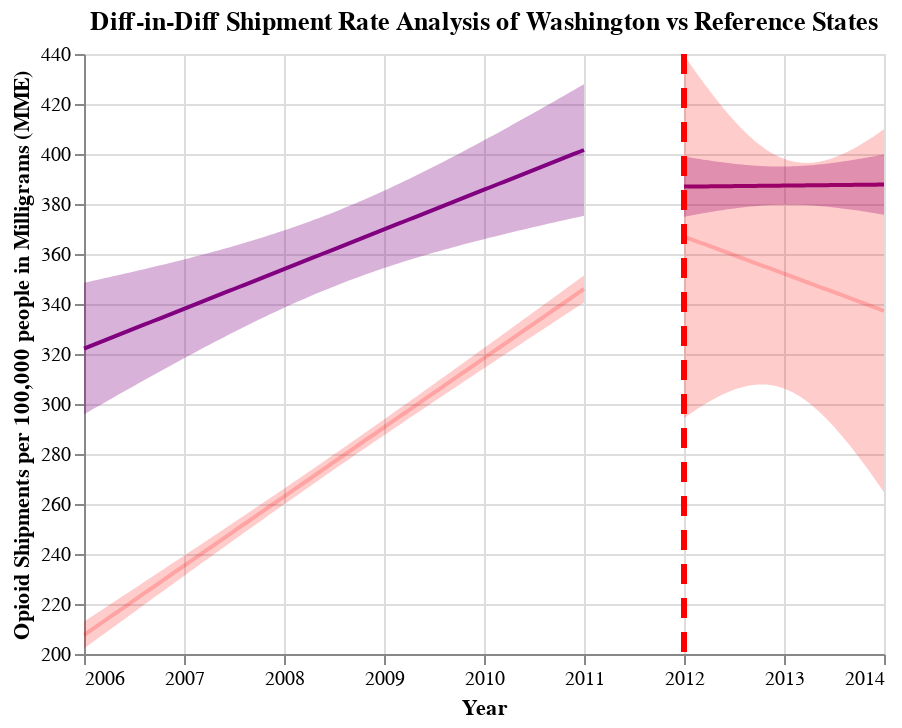

Notebook cell for this chart:
### Code cell
## Combine pre-post graphs to create diff-in-diff graph for WA and WA reference states
diff_in_diff_WA = pre_post_WA + pre_post_WA_ref
diff_in_diff_WA.properties(title="Diff-in-Diff Shipment Rate Analysis of Washington vs Reference States")

### Figure 1 — Vega-Lite specification as saved in the notebook (floating-point values rounded to 4 significant figures)
{"config": {"view": {"continuousWidth": 400, "continuousHeight": 300}}, "layer": [{"mark": {"type": "errorband", "color": "purple"}, "encoding": {"x": {"field": "YEAR", "type": "quantitative"}, "y": {"field": "ci_low", "title": "", "type": "quantitative"}, "y2": {"field": "ci_high"}}}, {"mark": {"type": "line", "color": "purple"}, "encoding": {"x": {"axis": {"format": "T", "title": "Year"}, "field": "YEAR", "scale": {"zero": false}, "type": "quantitative"}, "y": {"field": "MME_Rate", "scale": {"zero": false}, "title": "Opioid Shipments per 100,000 people in Milligrams (MME)", "type": "quantitative"}}}, {"layer": [{"mark": {"type": "errorband", "color": "purple"}, "encoding": {"x": {"field": "YEAR", "type": "quantitative"}, "y": {"field": "ci_low", "title": "", "type": "quantitative"}, "y2": {"field": "ci_high"}}}, {"mark": {"type": "line", "color": "purple"}, "encoding": {"x": {"axis": {"format": "T", "title": "Year"}, "field": "YEAR", "scale": {"zero": false}, "type": "quantitative"}, "y": {"field": "MME_Rate", "scale": {"zero": false}, "title": "Opioid Shipments per 100,000 people in Milligrams (MME)", "type": "quantitative"}}}], "data": {"name": "data-937d357626e792159a10840def6acec8"}}, {"data": {"name": "data-093671e60d609957934f7032375c92d9"}, "mark": {"type": "rule", "color": "red", "strokeDash": [10, 7], "strokeWidth": 3}, "encoding": {"x": {"field": "x", "type": "quantitative"}}}, {"layer": [{"mark": {"type": "errorband", "color": "red", "opacity": 0.2}, "encoding": {"x": {"field": "YEAR", "type": "quantitative"}, "y": {"field": "ci_low", "title": "", "type": "quantitative"}, "y2": {"field": "ci_high"}}}, {"mark": {"type": "line", "color": "red", "opacity": 0.2}, "encoding": {"x": {"axis": {"format": "T", "title": "Year"}, "field": "YEAR", "scale": {"zero": false}, "type": "quantitative"}, "y": {"field": "MME_Rate", "scale": {"zero": false}, "title": "Opioid Shipments per 100,000 people in Milligrams (MME)", "type": "quantitative"}}}, {"layer": [{"mark": {"type": "errorband", "color": "red", "opacity": 0.2}, "encoding": {"x": {"field": "YEAR", "type": "quantitative"}, "y": {"field": "ci_low", "title": "", "type": "quantitative"}, "y2": {"field": "ci_high"}}}, {"mark": {"type": "line", "color": "red", "opacity": 0.2}, "encoding": {"x": {"axis": {"format": "T", "title": "Year"}, "field": "YEAR", "scale": {"zero": false}, "type": "quantitative"}, "y": {"field": "MME_Rate", "scale": {"zero": false}, "title": "Opioid Shipments per 100,000 people in Milligrams (MME)", "type": "quantitative"}}}], "data": {"name": "data-f9e475c2b997dbc3943bc0163745dd41"}}, {"data": {"name": "data-093671e60d609957934f7032375c92d9"}, "mark": {"type": "rule", "color": "red", "strokeDash": [10, 7], "strokeWidth": 3}, "encoding": {"x": {"field": "x", "type": "quantitative"}}}], "data": {"name": "data-77c78818bacf844136387320219978b6"}}], "data": {"name": "data-77b0c79860c59218d53ecdefe11df7f9"}, "title": "Diff-in-Diff Shipment Rate Analysis of Washington vs Reference States", "$schema": "https://vega.github.io/schema/vega-lite/v4.17.0.json", "datasets": {"data-77b0c79860c59218d53ecdefe11df7f9": [{"YEAR": 2006.0, "MME_Rate": 322.2, "ci_low": 295.8, "ci_high": 348.5}, {"YEAR": 2006.0, "MME_Rate": 323.0, "ci_low": 297.0, "ci_high": 348.9}, {"YEAR": 2006.0, "MME_Rate": 323.8, "ci_low": 298.2, "ci_high": 349.4}, {"YEAR": 2006.0, "MME_Rate": 324.6, "ci_low": 299.3, "ci_high": 349.8}, {"YEAR": 2006.0, "MME_Rate": 325.4, "ci_low": 300.4, "ci_high": 350.3}, {"YEAR": 2006.0, "MME_Rate": 326.1, "ci_low": 301.6, "ci_high": 350.7}, {"YEAR": 2006.0, "MME_Rate": 326.9, "ci_low": 302.7, "ci_high": 351.2}, {"YEAR": 2006.0, "MME_Rate": 327.7, "ci_low": 303.9, "ci_high": 351.6}, {"YEAR": 2006.0, "MME_Rate": 328.5, "ci_low": 305.0, "ci_high": 352.1}, {"YEAR": 2006.0, "MME_Rate": 329.3, "ci_low": 306.1, "ci_high": 352.5}, {"YEAR": 2006.0, "MME_Rate": 330.1, "ci_low": 307.2, "ci_high": 353.0}, {"YEAR": 2007.0, "MME_Rate": 330.9, "ci_low": 308.4, "ci_high": 353.5}, {"YEAR": 2007.0, "MME_Rate": 331.7, "ci_low": 309.5, "ci_high": 353.9}, {"YEAR": 2007.0, "MME_Rate": 332.5, "ci_low": 310.6, "ci_high": 354.4}, {"YEAR": 2007.0, "MME_Rate": 333.3, "ci_low": 311.7, "ci_high": 354.9}, {"YEAR": 2007.0, "MME_Rate": 334.1, "ci_low": 312.8, "ci_high": 355.4}, {"YEAR": 2007.0, "MME_Rate": 334.9, "ci_low": 313.9, "ci_high": 355.8}, {"YEAR": 2007.0, "MME_Rate": 335.7, "ci_low": 315.0, "ci_high": 356.3}, {"YEAR": 2007.0, "MME_Rate": 336.5, "ci_low": 316.1, "ci_high": 356.8}, {"YEAR": 2007.0, "MME_Rate": 337.3, "ci_low": 317.2, "ci_high": 357.3}, {"YEAR": 2007.0, "MME_Rate": 338.1, "ci_low": 318.3, "ci_high": 357.8}, {"YEAR": 2007.0, "MME_Rate": 338.9, "ci_low": 319.4, "ci_high": 358.3}, {"YEAR": 2007.0, "MME_Rate": 339.6, "ci_low": 320.4, "ci_high": 358.9}, {"YEAR": 2007.0, "MME_Rate": 340.4, "ci_low": 321.5, "ci_high": 359.4}, {"YEAR": 2007.0, "MME_Rate": 341.2, "ci_low": 322.6, "ci_high": 359.9}, {"YEAR": 2007.0, "MME_Rate": 342.0, "ci_low": 323.6, "ci_high": 360.4}, {"YEAR": 2007.0, "MME_Rate": 342.8, "ci_low": 324.7, "ci_high": 361.0}, {"YEAR": 2007.0, "MME_Rate": 343.6, "ci_low": 325.7, "ci_high": 361.5}, {"YEAR": 2007.0, "MME_Rate": 344.4, "ci_low": 326.7, "ci_high": 362.1}, {"YEAR": 2007.0, "MME_Rate": 345.2, "ci_low": 327.8, "ci_high": 362.6}, {"YEAR": 2007.0, "MME_Rate": 346.0, "ci_low": 328.8, "ci_high": 363.2}, {"YEAR": 2008.0, "MME_Rate": 346.8, "ci_low": 329.8, "ci_high": 363.8}, {"YEAR": 2008.0, "MME_Rate": 347.6, "ci_low": 330.8, "ci_high": 364.4}, {"YEAR": 2008.0, "MME_Rate": 348.4, "ci_low": 331.8, "ci_high": 365.0}, {"YEAR": 2008.0, "MME_Rate": 349.2, "ci_low": 332.8, "ci_high": 365.6}, {"YEAR": 2008.0, "MME_Rate": 350.0, "ci_low": 333.8, "ci_high": 366.2}, {"YEAR": 2008.0, "MME_Rate": 350.8, "ci_low": 334.7, "ci_high": 366.8}, {"YEAR": 2008.0, "MME_Rate": 351.6, "ci_low": 335.7, "ci_high": 367.5}, {"YEAR": 2008.0, "MME_Rate": 352.4, "ci_low": 336.6, "ci_high": 368.1}, {"YEAR": 2008.0, "MME_Rate": 353.2, "ci_low": 337.5, "ci_high": 368.8}, {"YEAR": 2008.0, "MME_Rate": 353.9, "ci_low": 338.5, "ci_high": 369.4}, {"YEAR": 2008.0, "MME_Rate": 354.7, "ci_low": 339.4, "ci_high": 370.1}, {"YEAR": 2008.0, "MME_Rate": 355.5, "ci_low": 340.3, "ci_high": 370.8}, {"YEAR": 2008.0, "MME_Rate": 356.3, "ci_low": 341.2, "ci_high": 371.5}, {"YEAR": 2008.0, "MME_Rate": 357.1, "ci_low": 342.0, "ci_high": 372.2}, {"YEAR": 2008.0, "MME_Rate": 357.9, "ci_low": 342.9, "ci_high": 372.9}, {"YEAR": 2008.0, "MME_Rate": 358.7, "ci_low": 343.8, "ci_high": 373.7}, {"YEAR": 2008.0, "MME_Rate": 359.5, "ci_low": 344.6, "ci_high": 374.4}, {"YEAR": 2008.0, "MME_Rate": 360.3, "ci_low": 345.4, "ci_high": 375.2}, {"YEAR": 2008.0, "MME_Rate": 361.1, "ci_low": 346.2, "ci_high": 375.9}, {"YEAR": 2008.0, "MME_Rate": 361.9, "ci_low": 347.0, "ci_high": 376.7}, {"YEAR": 2009.0, "MME_Rate": 362.7, "ci_low": 347.8, "ci_high": 377.5}, {"YEAR": 2009.0, "MME_Rate": 363.5, "ci_low": 348.6, "ci_high": 378.4}, {"YEAR": 2009.0, "MME_Rate": 364.3, "ci_low": 349.4, "ci_high": 379.2}, {"YEAR": 2009.0, "MME_Rate": 365.1, "ci_low": 350.1, "ci_high": 380.0}, {"YEAR": 2009.0, "MME_Rate": 365.9, "ci_low": 350.8, "ci_high": 380.9}, {"YEAR": 2009.0, "MME_Rate": 366.7, "ci_low": 351.6, "ci_high": 381.7}, {"YEAR": 2009.0, "MME_Rate": 367.4, "ci_low": 352.3, "ci_high": 382.6}, {"YEAR": 2009.0, "MME_Rate": 368.2, "ci_low": 353.0, "ci_high": 383.5}, {"YEAR": 2009.0, "MME_Rate": 369.0, "ci_low": 353.7, "ci_high": 384.4}, {"YEAR": 2009.0, "MME_Rate": 369.8, "ci_low": 354.4, "ci_high": 385.3}, {"YEAR": 2009.0, "MME_Rate": 370.6, "ci_low": 355.0, "ci_high": 386.2}, {"YEAR": 2009.0, "MME_Rate": 371.4, "ci_low": 355.7, "ci_high": 387.2}, {"YEAR": 2009.0, "MME_Rate": 372.2, "ci_low": 356.3, "ci_high": 388.1}, {"YEAR": 2009.0, "MME_Rate": 373.0, "ci_low": 357.0, "ci_high": 389.1}, {"YEAR": 2009.0, "MME_Rate": 373.8, "ci_low": 357.6, "ci_high": 390.0}, {"YEAR": 2009.0, "MME_Rate": 374.6, "ci_low": 358.2, "ci_high": 391.0}, {"YEAR": 2009.0, "MME_Rate": 375.4, "ci_low": 358.8, "ci_high": 392.0}, {"YEAR": 2009.0, "MME_Rate": 376.2, "ci_low": 359.4, "ci_high": 393.0}, {"YEAR": 2009.0, "MME_Rate": 377.0, "ci_low": 360.0, "ci_high": 394.0}, {"YEAR": 2009.0, "MME_Rate": 377.8, "ci_low": 360.6, "ci_high": 395.0}, {"YEAR": 2010.0, "MME_Rate": 378.6, "ci_low": 361.1, "ci_high": 396.0}, {"YEAR": 2010.0, "MME_Rate": 379.4, "ci_low": 361.7, "ci_high": 397.0}, {"YEAR": 2010.0, "MME_Rate": 380.2, "ci_low": 362.2, "ci_high": 398.1}, {"YEAR": 2010.0, "MME_Rate": 380.9, "ci_low": 362.8, "ci_high": 399.1}, {"YEAR": 2010.0, "MME_Rate": 381.7, "ci_low": 363.3, "ci_high": 400.1}, {"YEAR": 2010.0, "MME_Rate": 382.5, "ci_low": 363.9, "ci_high": 401.2}, {"YEAR": 2010.0, "MME_Rate": 383.3, "ci_low": 364.4, "ci_high": 402.3}, {"YEAR": 2010.0, "MME_Rate": 384.1, "ci_low": 364.9, "ci_high": 403.3}, {"YEAR": 2010.0, "MME_Rate": 384.9, "ci_low": 365.4, "ci_high": 404.4}, {"YEAR": 2010.0, "MME_Rate": 385.7, "ci_low": 365.9, "ci_high": 405.5}, {"YEAR": 2010.0, "MME_Rate": 386.5, "ci_low": 366.5, "ci_high": 406.6}, {"YEAR": 2010.0, "MME_Rate": 387.3, "ci_low": 366.9, "ci_high": 407.6}, {"YEAR": 2010.0, "MME_Rate": 388.1, "ci_low": 367.4, "ci_high": 408.7}, {"YEAR": 2010.0, "MME_Rate": 388.9, "ci_low": 367.9, "ci_high": 409.8}, {"YEAR": 2010.0, "MME_Rate": 389.7, "ci_low": 368.4, "ci_high": 410.9}, {"YEAR": 2010.0, "MME_Rate": 390.5, "ci_low": 368.9, "ci_high": 412.1}, {"YEAR": 2010.0, "MME_Rate": 391.3, "ci_low": 369.4, "ci_high": 413.2}, {"YEAR": 2010.0, "MME_Rate": 392.1, "ci_low": 369.8, "ci_high": 414.3}, {"YEAR": 2010.0, "MME_Rate": 392.9, "ci_low": 370.3, "ci_high": 415.4}, {"YEAR": 2010.0, "MME_Rate": 393.7, "ci_low": 370.8, "ci_high": 416.5}, {"YEAR": 2011.0, "MME_Rate": 394.4, "ci_low": 371.2, "ci_high": 417.6}, {"YEAR": 2011.0, "MME_Rate": 395.2, "ci_low": 371.7, "ci_high": 418.8}, {"YEAR": 2011.0, "MME_Rate": 396.0, "ci_low": 372.2, "ci_high": 419.9}, {"YEAR": 2011.0, "MME_Rate": 396.8, "ci_low": 372.6, "ci_high": 421.0}, {"YEAR": 2011.0, "MME_Rate": 397.6, "ci_low": 373.1, "ci_high": 422.2}, {"YEAR": 2011.0, "MME_Rate": 398.4, "ci_low": 373.5, "ci_high": 423.3}, {"YEAR": 2011.0, "MME_Rate": 399.2, "ci_low": 374.0, "ci_high": 424.5}, {"YEAR": 2011.0, "MME_Rate": 400.0, "ci_low": 374.4, "ci_high": 425.6}, {"YEAR": 2011.0, "MME_Rate": 400.8, "ci_low": 374.8, "ci_high": 426.8}, {"YEAR": 2011.0, "MME_Rate": 401.6, "ci_low": 375.3, "ci_high": 427.9}], "data-937d357626e792159a10840def6acec8": [{"YEAR": 2012.0, "MME_Rate": 387.0, "ci_low": 374.9, "ci_high": 399.0}, {"YEAR": 2012.0, "MME_Rate": 387.0, "ci_low": 375.0, "ci_high": 398.9}, {"YEAR": 2012.0, "MME_Rate": 387.0, "ci_low": 375.2, "ci_high": 398.7}, {"YEAR": 2012.0, "MME_Rate": 387.0, "ci_low": 375.3, "ci_high": 398.6}, {"YEAR": 2012.0, "MME_Rate": 387.0, "ci_low": 375.5, "ci_high": 398.5}, {"YEAR": 2012.0, "MME_Rate": 387.0, "ci_low": 375.6, "ci_high": 398.3}, {"YEAR": 2012.0, "MME_Rate": 387.0, "ci_low": 375.8, "ci_high": 398.2}, {"YEAR": 2012.0, "MME_Rate": 387.0, "ci_low": 375.9, "ci_high": 398.1}, {"YEAR": 2012.0, "MME_Rate": 387.0, "ci_low": 376.1, "ci_high": 398.0}, {"YEAR": 2012.0, "MME_Rate": 387.0, "ci_low": 376.2, "ci_high": 397.8}, {"YEAR": 2012.0, "MME_Rate": 387.0, "ci_low": 376.4, "ci_high": 397.7}, {"YEAR": 2012.0, "MME_Rate": 387.0, "ci_low": 376.5, "ci_high": 397.6}, {"YEAR": 2012.0, "MME_Rate": 387.0, "ci_low": 376.6, "ci_high": 397.5}, {"YEAR": 2012.0, "MME_Rate": 387.1, "ci_low": 376.8, "ci_high": 397.4}, {"YEAR": 2012.0, "MME_Rate": 387.1, "ci_low": 376.9, "ci_high": 397.2}, {"YEAR": 2012.0, "MME_Rate": 387.1, "ci_low": 377.0, "ci_high": 397.1}, {"YEAR": 2012.0, "MME_Rate": 387.1, "ci_low": 377.2, "ci_high": 397.0}, {"YEAR": 2012.0, "MME_Rate": 387.1, "ci_low": 377.3, "ci_high": 396.9}, {"YEAR": 2012.0, "MME_Rate": 387.1, "ci_low": 377.4, "ci_high": 396.8}, {"YEAR": 2012.0, "MME_Rate": 387.1, "ci_low": 377.5, "ci_high": 396.7}, {"YEAR": 2012.0, "MME_Rate": 387.1, "ci_low": 377.6, "ci_high": 396.6}, {"YEAR": 2012.0, "MME_Rate": 387.1, "ci_low": 377.8, "ci_high": 396.5}, {"YEAR": 2012.0, "MME_Rate": 387.1, "ci_low": 377.9, "ci_high": 396.4}, {"YEAR": 2012.0, "MME_Rate": 387.1, "ci_low": 378.0, "ci_high": 396.3}, {"YEAR": 2012.0, "MME_Rate": 387.1, "ci_low": 378.1, "ci_high": 396.2}, {"YEAR": 2012.0, "MME_Rate": 387.2, "ci_low": 378.2, "ci_high": 396.1}, {"YEAR": 2013.0, "MME_Rate": 387.2, "ci_low": 378.3, "ci_high": 396.0}, {"YEAR": 2013.0, "MME_Rate": 387.2, "ci_low": 378.4, "ci_high": 395.9}, {"YEAR": 2013.0, "MME_Rate": 387.2, "ci_low": 378.5, "ci_high": 395.9}, {"YEAR": 2013.0, "MME_Rate": 387.2, "ci_low": 378.6, "ci_high": 395.8}, {"YEAR": 2013.0, "MME_Rate": 387.2, "ci_low": 378.7, "ci_high": 395.7}, {"YEAR": 2013.0, "MME_Rate": 387.2, "ci_low": 378.8, "ci_high": 395.6}, {"YEAR": 2013.0, "MME_Rate": 387.2, "ci_low": 378.9, "ci_high": 395.6}, {"YEAR": 2013.0, "MME_Rate": 387.2, "ci_low": 379.0, "ci_high": 395.5}, {"YEAR": 2013.0, "MME_Rate": 387.2, "ci_low": 379.0, "ci_high": 395.4}, {"YEAR": 2013.0, "MME_Rate": 387.2, "ci_low": 379.1, "ci_high": 395.4}, {"YEAR": 2013.0, "MME_Rate": 387.2, "ci_low": 379.2, "ci_high": 395.3}, {"YEAR": 2013.0, "MME_Rate": 387.3, "ci_low": 379.2, "ci_high": 395.3}, {"YEAR": 2013.0, "MME_Rate": 387.3, "ci_low": 379.3, "ci_high": 395.2}, {"YEAR": 2013.0, "MME_Rate": 387.3, "ci_low": 379.4, "ci_high": 395.2}, {"YEAR": 2013.0, "MME_Rate": 387.3, "ci_low": 379.4, "ci_high": 395.1}, {"YEAR": 2013.0, "MME_Rate": 387.3, "ci_low": 379.5, "ci_high": 395.1}, {"YEAR": 2013.0, "MME_Rate": 387.3, "ci_low": 379.5, "ci_high": 395.1}, {"YEAR": 2013.0, "MME_Rate": 387.3, "ci_low": 379.6, "ci_high": 395.0}, {"YEAR": 2013.0, "MME_Rate": 387.3, "ci_low": 379.6, "ci_high": 395.0}, {"YEAR": 2013.0, "MME_Rate": 387.3, "ci_low": 379.6, "ci_high": 395.0}, {"YEAR": 2013.0, "MME_Rate": 387.3, "ci_low": 379.7, "ci_high": 395.0}, {"YEAR": 2013.0, "MME_Rate": 387.3, "ci_low": 379.7, "ci_high": 395.0}, {"YEAR": 2013.0, "MME_Rate": 387.3, "ci_low": 379.7, "ci_high": 395.0}, {"YEAR": 2013.0, "MME_Rate": 387.4, "ci_low": 379.7, "ci_high": 395.0}, {"YEAR": 2013.0, "MME_Rate": 387.4, "ci_low": 379.7, "ci_high": 395.0}, {"YEAR": 2013.0, "MME_Rate": 387.4, "ci_low": 379.7, "ci_high": 395.0}, {"YEAR": 2013.0, "MME_Rate": 387.4, "ci_low": 379.7, "ci_high": 395.0}, {"YEAR": 2013.0, "MME_Rate": 387.4, "ci_low": 379.7, "ci_high": 395.0}, {"YEAR": 2013.0, "MME_Rate": 387.4, "ci_low": 379.7, "ci_high": 395.1}, {"YEAR": 2013.0, "MME_Rate": 387.4, "ci_low": 379.7, "ci_high": 395.1}, {"YEAR": 2013.0, "MME_Rate": 387.4, "ci_low": 379.7, "ci_high": 395.1}, {"YEAR": 2013.0, "MME_Rate": 387.4, "ci_low": 379.7, "ci_high": 395.2}, {"YEAR": 2013.0, "MME_Rate": 387.4, "ci_low": 379.7, "ci_high": 395.2}, {"YEAR": 2013.0, "MME_Rate": 387.4, "ci_low": 379.6, "ci_high": 395.3}, {"YEAR": 2013.0, "MME_Rate": 387.4, "ci_low": 379.6, "ci_high": 395.3}, {"YEAR": 2013.0, "MME_Rate": 387.5, "ci_low": 379.6, "ci_high": 395.4}, {"YEAR": 2013.0, "MME_Rate": 387.5, "ci_low": 379.5, "ci_high": 395.4}, {"YEAR": 2013.0, "MME_Rate": 387.5, "ci_low": 379.5, "ci_high": 395.5}, {"YEAR": 2013.0, "MME_Rate": 387.5, "ci_low": 379.4, "ci_high": 395.5}, {"YEAR": 2013.0, "MME_Rate": 387.5, "ci_low": 379.4, "ci_high": 395.6}, {"YEAR": 2013.0, "MME_Rate": 387.5, "ci_low": 379.3, "ci_high": 395.7}, {"YEAR": 2013.0, "MME_Rate": 387.5, "ci_low": 379.2, "ci_high": 395.8}, {"YEAR": 2013.0, "MME_Rate": 387.5, "ci_low": 379.2, "ci_high": 395.9}, {"YEAR": 2013.0, "MME_Rate": 387.5, "ci_low": 379.1, "ci_high": 395.9}, {"YEAR": 2013.0, "MME_Rate": 387.5, "ci_low": 379.0, "ci_high": 396.0}, {"YEAR": 2013.0, "MME_Rate": 387.5, "ci_low": 379.0, "ci_high": 396.1}, {"YEAR": 2013.0, "MME_Rate": 387.5, "ci_low": 378.9, "ci_high": 396.2}, {"YEAR": 2013.0, "MME_Rate": 387.6, "ci_low": 378.8, "ci_high": 396.3}, {"YEAR": 2013.0, "MME_Rate": 387.6, "ci_low": 378.7, "ci_high": 396.4}, {"YEAR": 2013.0, "MME_Rate": 387.6, "ci_low": 378.6, "ci_high": 396.5}, {"YEAR": 2014.0, "MME_Rate": 387.6, "ci_low": 378.5, "ci_high": 396.6}, {"YEAR": 2014.0, "MME_Rate": 387.6, "ci_low": 378.4, "ci_high": 396.7}, {"YEAR": 2014.0, "MME_Rate": 387.6, "ci_low": 378.3, "ci_high": 396.8}, {"YEAR": 2014.0, "MME_Rate": 387.6, "ci_low": 378.2, "ci_high": 397.0}, {"YEAR": 2014.0, "MME_Rate": 387.6, "ci_low": 378.1, "ci_high": 397.1}, {"YEAR": 2014.0, "MME_Rate": 387.6, "ci_low": 378.0, "ci_high": 397.2}, {"YEAR": 2014.0, "MME_Rate": 387.6, "ci_low": 377.9, "ci_high": 397.3}, {"YEAR": 2014.0, "MME_Rate": 387.6, "ci_low": 377.8, "ci_high": 397.4}, {"YEAR": 2014.0, "MME_Rate": 387.6, "ci_low": 377.7, "ci_high": 397.6}, {"YEAR": 2014.0, "MME_Rate": 387.7, "ci_low": 377.6, "ci_high": 397.7}, {"YEAR": 2014.0, "MME_Rate": 387.7, "ci_low": 377.5, "ci_high": 397.8}, {"YEAR": 2014.0, "MME_Rate": 387.7, "ci_low": 377.4, "ci_high": 398.0}, {"YEAR": 2014.0, "MME_Rate": 387.7, "ci_low": 377.3, "ci_high": 398.1}, {"YEAR": 2014.0, "MME_Rate": 387.7, "ci_low": 377.1, "ci_high": 398.2}, {"YEAR": 2014.0, "MME_Rate": 387.7, "ci_low": 377.0, "ci_high": 398.4}, {"YEAR": 2014.0, "MME_Rate": 387.7, "ci_low": 376.9, "ci_high": 398.5}, {"YEAR": 2014.0, "MME_Rate": 387.7, "ci_low": 376.8, "ci_high": 398.7}, {"YEAR": 2014.0, "MME_Rate": 387.7, "ci_low": 376.6, "ci_high": 398.8}, {"YEAR": 2014.0, "MME_Rate": 387.7, "ci_low": 376.5, "ci_high": 398.9}, {"YEAR": 2014.0, "MME_Rate": 387.7, "ci_low": 376.4, "ci_high": 399.1}, {"YEAR": 2014.0, "MME_Rate": 387.7, "ci_low": 376.2, "ci_high": 399.2}, {"YEAR": 2014.0, "MME_Rate": 387.8, "ci_low": 376.1, "ci_high": 399.4}, {"YEAR": 2014.0, "MME_Rate": 387.8, "ci_low": 376.0, "ci_high": 399.5}, {"YEAR": 2014.0, "MME_Rate": 387.8, "ci_low": 375.8, "ci_high": 399.7}, {"YEAR": 2014.0, "MME_Rate": 387.8, "ci_low": 375.7, "ci_high": 399.8}], "data-093671e60d609957934f7032375c92d9": [{"x": 2012}], "data-77c78818bacf844136387320219978b6": [{"YEAR": 2006.0, "MME_Rate": 207.6, "ci_low": 202.2, "ci_high": 213.0}, {"YEAR": 2006.0, "MME_Rate": 209.0, "ci_low": 203.7, "ci_high": 214.3}, {"YEAR": 2006.0, "MME_Rate": 210.4, "ci_low": 205.1, "ci_high": 215.6}, {"YEAR": 2006.0, "MME_Rate": 211.8, "ci_low": 206.6, "ci_high": 216.9}, {"YEAR": 2006.0, "MME_Rate": 213.1, "ci_low": 208.0, "ci_high": 218.2}, {"YEAR": 2006.0, "MME_Rate": 214.5, "ci_low": 209.5, "ci_high": 219.6}, {"YEAR": 2006.0, "MME_Rate": 215.9, "ci_low": 210.9, "ci_high": 220.9}, {"YEAR": 2006.0, "MME_Rate": 217.3, "ci_low": 212.4, "ci_high": 222.2}, {"YEAR": 2006.0, "MME_Rate": 218.7, "ci_low": 213.8, "ci_high": 223.5}, {"YEAR": 2006.0, "MME_Rate": 220.1, "ci_low": 215.3, "ci_high": 224.8}, {"YEAR": 2006.0, "MME_Rate": 221.4, "ci_low": 216.7, "ci_high": 226.1}, {"YEAR": 2007.0, "MME_Rate": 222.8, "ci_low": 218.2, "ci_high": 227.4}, {"YEAR": 2007.0, "MME_Rate": 224.2, "ci_low": 219.7, "ci_high": 228.8}, {"YEAR": 2007.0, "MME_Rate": 225.6, "ci_low": 221.1, "ci_high": 230.1}, {"YEAR": 2007.0, "MME_Rate": 227.0, "ci_low": 222.6, "ci_high": 231.4}, {"YEAR": 2007.0, "MME_Rate": 228.4, "ci_low": 224.0, "ci_high": 232.7}, {"YEAR": 2007.0, "MME_Rate": 229.7, "ci_low": 225.4, "ci_high": 234.0}, {"YEAR": 2007.0, "MME_Rate": 231.1, "ci_low": 226.9, "ci_high": 235.4}, {"YEAR": 2007.0, "MME_Rate": 232.5, "ci_low": 228.3, "ci_high": 236.7}, {"YEAR": 2007.0, "MME_Rate": 233.9, "ci_low": 229.8, "ci_high": 238.0}, {"YEAR": 2007.0, "MME_Rate": 235.3, "ci_low": 231.2, "ci_high": 239.3}, {"YEAR": 2007.0, "MME_Rate": 236.7, "ci_low": 232.7, "ci_high": 240.7}, {"YEAR": 2007.0, "MME_Rate": 238.1, "ci_low": 234.1, "ci_high": 242.0}, {"YEAR": 2007.0, "MME_Rate": 239.4, "ci_low": 235.6, "ci_high": 243.3}, {"YEAR": 2007.0, "MME_Rate": 240.8, "ci_low": 237.0, "ci_high": 244.6}, {"YEAR": 2007.0, "MME_Rate": 242.2, "ci_low": 238.4, "ci_high": 246.0}, {"YEAR": 2007.0, "MME_Rate": 243.6, "ci_low": 239.9, "ci_high": 247.3}, {"YEAR": 2007.0, "MME_Rate": 245.0, "ci_low": 241.3, "ci_high": 248.6}, {"YEAR": 2007.0, "MME_Rate": 246.4, "ci_low": 242.7, "ci_high": 250.0}, {"YEAR": 2007.0, "MME_Rate": 247.7, "ci_low": 244.2, "ci_high": 251.3}, {"YEAR": 2007.0, "MME_Rate": 249.1, "ci_low": 245.6, "ci_high": 252.7}, {"YEAR": 2008.0, "MME_Rate": 250.5, "ci_low": 247.0, "ci_high": 254.0}, {"YEAR": 2008.0, "MME_Rate": 251.9, "ci_low": 248.5, "ci_high": 255.3}, {"YEAR": 2008.0, "MME_Rate": 253.3, "ci_low": 249.9, "ci_high": 256.7}, {"YEAR": 2008.0, "MME_Rate": 254.7, "ci_low": 251.3, "ci_high": 258.0}, {"YEAR": 2008.0, "MME_Rate": 256.0, "ci_low": 252.7, "ci_high": 259.4}, {"YEAR": 2008.0, "MME_Rate": 257.4, "ci_low": 254.1, "ci_high": 260.7}, {"YEAR": 2008.0, "MME_Rate": 258.8, "ci_low": 255.6, "ci_high": 262.1}, {"YEAR": 2008.0, "MME_Rate": 260.2, "ci_low": 257.0, "ci_high": 263.4}, {"YEAR": 2008.0, "MME_Rate": 261.6, "ci_low": 258.4, "ci_high": 264.8}, {"YEAR": 2008.0, "MME_Rate": 263.0, "ci_low": 259.8, "ci_high": 266.1}, {"YEAR": 2008.0, "MME_Rate": 264.4, "ci_low": 261.2, "ci_high": 267.5}, {"YEAR": 2008.0, "MME_Rate": 265.7, "ci_low": 262.6, "ci_high": 268.9}, {"YEAR": 2008.0, "MME_Rate": 267.1, "ci_low": 264.0, "ci_high": 270.2}, {"YEAR": 2008.0, "MME_Rate": 268.5, "ci_low": 265.4, "ci_high": 271.6}, {"YEAR": 2008.0, "MME_Rate": 269.9, "ci_low": 266.8, "ci_high": 273.0}, {"YEAR": 2008.0, "MME_Rate": 271.3, "ci_low": 268.2, "ci_high": 274.3}, {"YEAR": 2008.0, "MME_Rate": 272.7, "ci_low": 269.6, "ci_high": 275.7}, {"YEAR": 2008.0, "MME_Rate": 274.0, "ci_low": 271.0, "ci_high": 277.1}, {"YEAR": 2008.0, "MME_Rate": 275.4, "ci_low": 272.4, "ci_high": 278.5}, {"YEAR": 2008.0, "MME_Rate": 276.8, "ci_low": 273.8, "ci_high": 279.9}, {"YEAR": 2009.0, "MME_Rate": 278.2, "ci_low": 275.2, "ci_high": 281.2}, {"YEAR": 2009.0, "MME_Rate": 279.6, "ci_low": 276.5, "ci_high": 282.6}, {"YEAR": 2009.0, "MME_Rate": 281.0, "ci_low": 277.9, "ci_high": 284.0}, {"YEAR": 2009.0, "MME_Rate": 282.4, "ci_low": 279.3, "ci_high": 285.4}, {"YEAR": 2009.0, "MME_Rate": 283.7, "ci_low": 280.7, "ci_high": 286.8}, {"YEAR": 2009.0, "MME_Rate": 285.1, "ci_low": 282.0, "ci_high": 288.2}, {"YEAR": 2009.0, "MME_Rate": 286.5, "ci_low": 283.4, "ci_high": 289.6}, {"YEAR": 2009.0, "MME_Rate": 287.9, "ci_low": 284.8, "ci_high": 291.0}, {"YEAR": 2009.0, "MME_Rate": 289.3, "ci_low": 286.1, "ci_high": 292.4}, {"YEAR": 2009.0, "MME_Rate": 290.7, "ci_low": 287.5, "ci_high": 293.8}, {"YEAR": 2009.0, "MME_Rate": 292.0, "ci_low": 288.8, "ci_high": 295.2}, {"YEAR": 2009.0, "MME_Rate": 293.4, "ci_low": 290.2, "ci_high": 296.7}, {"YEAR": 2009.0, "MME_Rate": 294.8, "ci_low": 291.5, "ci_high": 298.1}, {"YEAR": 2009.0, "MME_Rate": 296.2, "ci_low": 292.9, "ci_high": 299.5}, {"YEAR": 2009.0, "MME_Rate": 297.6, "ci_low": 294.3, "ci_high": 300.9}, {"YEAR": 2009.0, "MME_Rate": 299.0, "ci_low": 295.6, "ci_high": 302.3}, {"YEAR": 2009.0, "MME_Rate": 300.3, "ci_low": 296.9, "ci_high": 303.7}, {"YEAR": 2009.0, "MME_Rate": 301.7, "ci_low": 298.3, "ci_high": 305.2}, {"YEAR": 2009.0, "MME_Rate": 303.1, "ci_low": 299.6, "ci_high": 306.6}, {"YEAR": 2009.0, "MME_Rate": 304.5, "ci_low": 301.0, "ci_high": 308.0}, {"YEAR": 2010.0, "MME_Rate": 305.9, "ci_low": 302.3, "ci_high": 309.5}, {"YEAR": 2010.0, "MME_Rate": 307.3, "ci_low": 303.6, "ci_high": 310.9}, {"YEAR": 2010.0, "MME_Rate": 308.7, "ci_low": 305.0, "ci_high": 312.3}, {"YEAR": 2010.0, "MME_Rate": 310.0, "ci_low": 306.3, "ci_high": 313.8}, {"YEAR": 2010.0, "MME_Rate": 311.4, "ci_low": 307.6, "ci_high": 315.2}, {"YEAR": 2010.0, "MME_Rate": 312.8, "ci_low": 309.0, "ci_high": 316.6}, {"YEAR": 2010.0, "MME_Rate": 314.2, "ci_low": 310.3, "ci_high": 318.1}, {"YEAR": 2010.0, "MME_Rate": 315.6, "ci_low": 311.6, "ci_high": 319.5}, {"YEAR": 2010.0, "MME_Rate": 317.0, "ci_low": 313.0, "ci_high": 321.0}, {"YEAR": 2010.0, "MME_Rate": 318.3, "ci_low": 314.3, "ci_high": 322.4}, {"YEAR": 2010.0, "MME_Rate": 319.7, "ci_low": 315.6, "ci_high": 323.8}, {"YEAR": 2010.0, "MME_Rate": 321.1, "ci_low": 316.9, "ci_high": 325.3}, {"YEAR": 2010.0, "MME_Rate": 322.5, "ci_low": 318.3, "ci_high": 326.7}, {"YEAR": 2010.0, "MME_Rate": 323.9, "ci_low": 319.6, "ci_high": 328.2}, {"YEAR": 2010.0, "MME_Rate": 325.3, "ci_low": 320.9, "ci_high": 329.6}, {"YEAR": 2010.0, "MME_Rate": 326.6, "ci_low": 322.2, "ci_high": 331.1}, {"YEAR": 2010.0, "MME_Rate": 328.0, "ci_low": 323.5, "ci_high": 332.5}, {"YEAR": 2010.0, "MME_Rate": 329.4, "ci_low": 324.9, "ci_high": 334.0}, {"YEAR": 2010.0, "MME_Rate": 330.8, "ci_low": 326.2, "ci_high": 335.4}, {"YEAR": 2010.0, "MME_Rate": 332.2, "ci_low": 327.5, "ci_high": 336.9}, {"YEAR": 2011.0, "MME_Rate": 333.6, "ci_low": 328.8, "ci_high": 338.3}, {"YEAR": 2011.0, "MME_Rate": 335.0, "ci_low": 330.1, "ci_high": 339.8}, {"YEAR": 2011.0, "MME_Rate": 336.3, "ci_low": 331.4, "ci_high": 341.2}, {"YEAR": 2011.0, "MME_Rate": 337.7, "ci_low": 332.8, "ci_high": 342.7}, {"YEAR": 2011.0, "MME_Rate": 339.1, "ci_low": 334.1, "ci_high": 344.1}, {"YEAR": 2011.0, "MME_Rate": 340.5, "ci_low": 335.4, "ci_high": 345.6}, {"YEAR": 2011.0, "MME_Rate": 341.9, "ci_low": 336.7, "ci_high": 347.1}, {"YEAR": 2011.0, "MME_Rate": 343.3, "ci_low": 338.0, "ci_high": 348.5}, {"YEAR": 2011.0, "MME_Rate": 344.6, "ci_low": 339.3, "ci_high": 350.0}, {"YEAR": 2011.0, "MME_Rate": 346.0, "ci_low": 340.6, "ci_high": 351.4}], "data-f9e475c2b997dbc3943bc0163745dd41": [{"YEAR": 2012.0, "MME_Rate": 367.0, "ci_low": 294.3, "ci_high": 439.6}, {"YEAR": 2012.0, "MME_Rate": 366.7, "ci_low": 294.9, "ci_high": 438.4}, {"YEAR": 2012.0, "MME_Rate": 366.4, "ci_low": 295.5, "ci_high": 437.3}, {"YEAR": 2012.0, "MME_Rate": 366.1, "ci_low": 296.0, "ci_high": 436.1}, {"YEAR": 2012.0, "MME_Rate": 365.8, "ci_low": 296.6, "ci_high": 435.0}, {"YEAR": 2012.0, "MME_Rate": 365.5, "ci_low": 297.1, "ci_high": 433.8}, {"YEAR": 2012.0, "MME_Rate": 365.2, "ci_low": 297.7, "ci_high": 432.7}, {"YEAR": 2012.0, "MME_Rate": 364.9, "ci_low": 298.2, "ci_high": 431.6}, {"YEAR": 2012.0, "MME_Rate": 364.6, "ci_low": 298.7, "ci_high": 430.5}, {"YEAR": 2012.0, "MME_Rate": 364.3, "ci_low": 299.2, "ci_high": 429.4}, {"YEAR": 2012.0, "MME_Rate": 364.0, "ci_low": 299.7, "ci_high": 428.3}, {"YEAR": 2012.0, "MME_Rate": 363.7, "ci_low": 300.2, "ci_high": 427.2}, {"YEAR": 2012.0, "MME_Rate": 363.4, "ci_low": 300.7, "ci_high": 426.2}, {"YEAR": 2012.0, "MME_Rate": 363.1, "ci_low": 301.1, "ci_high": 425.1}, {"YEAR": 2012.0, "MME_Rate": 362.8, "ci_low": 301.6, "ci_high": 424.1}, {"YEAR": 2012.0, "MME_Rate": 362.5, "ci_low": 302.0, "ci_high": 423.0}, {"YEAR": 2012.0, "MME_Rate": 362.2, "ci_low": 302.4, "ci_high": 422.0}, {"YEAR": 2012.0, "MME_Rate": 361.9, "ci_low": 302.9, "ci_high": 421.0}, {"YEAR": 2012.0, "MME_Rate": 361.6, "ci_low": 303.3, "ci_high": 420.0}, {"YEAR": 2012.0, "MME_Rate": 361.3, "ci_low": 303.7, "ci_high": 419.0}, {"YEAR": 2012.0, "MME_Rate": 361.0, "ci_low": 304.0, "ci_high": 418.0}, {"YEAR": 2012.0, "MME_Rate": 360.7, "ci_low": 304.4, "ci_high": 417.1}, {"YEAR": 2012.0, "MME_Rate": 360.4, "ci_low": 304.7, "ci_high": 416.1}, {"YEAR": 2012.0, "MME_Rate": 360.1, "ci_low": 305.1, "ci_high": 415.2}, {"YEAR": 2012.0, "MME_Rate": 359.8, "ci_low": 305.4, "ci_high": 414.3}, {"YEAR": 2012.0, "MME_Rate": 359.6, "ci_low": 305.7, "ci_high": 413.4}, {"YEAR": 2013.0, "MME_Rate": 359.3, "ci_low": 306.0, "ci_high": 412.5}, {"YEAR": 2013.0, "MME_Rate": 359.0, "ci_low": 306.2, "ci_high": 411.7}, {"YEAR": 2013.0, "MME_Rate": 358.7, "ci_low": 306.5, "ci_high": 410.8}, {"YEAR": 2013.0, "MME_Rate": 358.4, "ci_low": 306.7, "ci_high": 410.0}, {"YEAR": 2013.0, "MME_Rate": 358.1, "ci_low": 306.9, "ci_high": 409.2}, {"YEAR": 2013.0, "MME_Rate": 357.8, "ci_low": 307.1, "ci_high": 408.4}, {"YEAR": 2013.0, "MME_Rate": 357.5, "ci_low": 307.3, "ci_high": 407.7}, {"YEAR": 2013.0, "MME_Rate": 357.2, "ci_low": 307.4, "ci_high": 406.9}, {"YEAR": 2013.0, "MME_Rate": 356.9, "ci_low": 307.5, "ci_high": 406.2}, {"YEAR": 2013.0, "MME_Rate": 356.6, "ci_low": 307.6, "ci_high": 405.5}, {"YEAR": 2013.0, "MME_Rate": 356.3, "ci_low": 307.7, "ci_high": 404.8}, {"YEAR": 2013.0, "MME_Rate": 356.0, "ci_low": 307.8, "ci_high": 404.2}, {"YEAR": 2013.0, "MME_Rate": 355.7, "ci_low": 307.8, "ci_high": 403.6}, {"YEAR": 2013.0, "MME_Rate": 355.4, "ci_low": 307.8, "ci_high": 403.0}, {"YEAR": 2013.0, "MME_Rate": 355.1, "ci_low": 307.8, "ci_high": 402.4}, {"YEAR": 2013.0, "MME_Rate": 354.8, "ci_low": 307.8, "ci_high": 401.8}, {"YEAR": 2013.0, "MME_Rate": 354.5, "ci_low": 307.7, "ci_high": 401.3}, {"YEAR": 2013.0, "MME_Rate": 354.2, "ci_low": 307.6, "ci_high": 400.8}, {"YEAR": 2013.0, "MME_Rate": 353.9, "ci_low": 307.5, "ci_high": 400.3}, {"YEAR": 2013.0, "MME_Rate": 353.6, "ci_low": 307.3, "ci_high": 399.9}, {"YEAR": 2013.0, "MME_Rate": 353.3, "ci_low": 307.2, "ci_high": 399.5}, {"YEAR": 2013.0, "MME_Rate": 353.0, "ci_low": 307.0, "ci_high": 399.1}, {"YEAR": 2013.0, "MME_Rate": 352.7, "ci_low": 306.7, "ci_high": 398.7}, {"YEAR": 2013.0, "MME_Rate": 352.4, "ci_low": 306.5, "ci_high": 398.4}, {"YEAR": 2013.0, "MME_Rate": 352.1, "ci_low": 306.2, "ci_high": 398.1}, {"YEAR": 2013.0, "MME_Rate": 351.8, "ci_low": 305.9, "ci_high": 397.8}, {"YEAR": 2013.0, "MME_Rate": 351.5, "ci_low": 305.5, "ci_high": 397.5}, {"YEAR": 2013.0, "MME_Rate": 351.2, "ci_low": 305.2, "ci_high": 397.3}, {"YEAR": 2013.0, "MME_Rate": 350.9, "ci_low": 304.8, "ci_high": 397.1}, {"YEAR": 2013.0, "MME_Rate": 350.6, "ci_low": 304.4, "ci_high": 396.9}, {"YEAR": 2013.0, "MME_Rate": 350.4, "ci_low": 303.9, "ci_high": 396.8}, {"YEAR": 2013.0, "MME_Rate": 350.1, "ci_low": 303.5, "ci_high": 396.7}, {"YEAR": 2013.0, "MME_Rate": 349.8, "ci_low": 303.0, "ci_high": 396.6}, {"YEAR": 2013.0, "MME_Rate": 349.5, "ci_low": 302.4, "ci_high": 396.5}, {"YEAR": 2013.0, "MME_Rate": 349.2, "ci_low": 301.9, "ci_high": 396.5}, {"YEAR": 2013.0, "MME_Rate": 348.9, "ci_low": 301.3, "ci_high": 396.4}, {"YEAR": 2013.0, "MME_Rate": 348.6, "ci_low": 300.7, "ci_high": 396.4}, {"YEAR": 2013.0, "MME_Rate": 348.3, "ci_low": 300.1, "ci_high": 396.5}, {"YEAR": 2013.0, "MME_Rate": 348.0, "ci_low": 299.4, "ci_high": 396.5}, {"YEAR": 2013.0, "MME_Rate": 347.7, "ci_low": 298.7, "ci_high": 396.6}, {"YEAR": 2013.0, "MME_Rate": 347.4, "ci_low": 298.0, "ci_high": 396.7}, {"YEAR": 2013.0, "MME_Rate": 347.1, "ci_low": 297.3, "ci_high": 396.8}, {"YEAR": 2013.0, "MME_Rate": 346.8, "ci_low": 296.6, "ci_high": 397.0}, {"YEAR": 2013.0, "MME_Rate": 346.5, "ci_low": 295.8, "ci_high": 397.2}, {"YEAR": 2013.0, "MME_Rate": 346.2, "ci_low": 295.0, "ci_high": 397.3}, {"YEAR": 2013.0, "MME_Rate": 345.9, "ci_low": 294.2, "ci_high": 397.6}, {"YEAR": 2013.0, "MME_Rate": 345.6, "ci_low": 293.4, "ci_high": 397.8}, {"YEAR": 2013.0, "MME_Rate": 345.3, "ci_low": 292.6, "ci_high": 398.0}, {"YEAR": 2013.0, "MME_Rate": 345.0, "ci_low": 291.7, "ci_high": 398.3}, {"YEAR": 2013.0, "MME_Rate": 344.7, "ci_low": 290.9, "ci_high": 398.6}, {"YEAR": 2014.0, "MME_Rate": 344.4, "ci_low": 290.0, "ci_high": 398.9}, {"YEAR": 2014.0, "MME_Rate": 344.1, "ci_low": 289.0, "ci_high": 399.2}, {"YEAR": 2014.0, "MME_Rate": 343.8, "ci_low": 288.1, "ci_high": 399.5}, {"YEAR": 2014.0, "MME_Rate": 343.5, "ci_low": 287.2, "ci_high": 399.9}, {"YEAR": 2014.0, "MME_Rate": 343.2, "ci_low": 286.2, "ci_high": 400.2}, {"YEAR": 2014.0, "MME_Rate": 342.9, "ci_low": 285.3, "ci_high": 400.6}, {"YEAR": 2014.0, "MME_Rate": 342.6, "ci_low": 284.3, "ci_high": 401.0}, {"YEAR": 2014.0, "MME_Rate": 342.3, "ci_low": 283.3, "ci_high": 401.4}, {"YEAR": 2014.0, "MME_Rate": 342.0, "ci_low": 282.3, "ci_high": 401.8}, {"YEAR": 2014.0, "MME_Rate": 341.7, "ci_low": 281.2, "ci_high": 402.2}, {"YEAR": 2014.0, "MME_Rate": 341.4, "ci_low": 280.2, "ci_high": 402.7}, {"YEAR": 2014.0, "MME_Rate": 341.2, "ci_low": 279.2, "ci_high": 403.1}, {"YEAR": 2014.0, "MME_Rate": 340.9, "ci_low": 278.1, "ci_high": 403.6}, {"YEAR": 2014.0, "MME_Rate": 340.6, "ci_low": 277.0, "ci_high": 404.1}, {"YEAR": 2014.0, "MME_Rate": 340.3, "ci_low": 276.0, "ci_high": 404.6}, {"YEAR": 2014.0, "MME_Rate": 340.0, "ci_low": 274.9, "ci_high": 405.1}, {"YEAR": 2014.0, "MME_Rate": 339.7, "ci_low": 273.8, "ci_high": 405.6}, {"YEAR": 2014.0, "MME_Rate": 339.4, "ci_low": 272.7, "ci_high": 406.1}, {"YEAR": 2014.0, "MME_Rate": 339.1, "ci_low": 271.5, "ci_high": 406.6}, {"YEAR": 2014.0, "MME_Rate": 338.8, "ci_low": 270.4, "ci_high": 407.1}, {"YEAR": 2014.0, "MME_Rate": 338.5, "ci_low": 269.3, "ci_high": 407.7}, {"YEAR": 2014.0, "MME_Rate": 338.2, "ci_low": 268.1, "ci_high": 408.2}, {"YEAR": 2014.0, "MME_Rate": 337.9, "ci_low": 267.0, "ci_high": 408.8}, {"YEAR": 2014.0, "MME_Rate": 337.6, "ci_low": 265.8, "ci_high": 409.4}, {"YEAR": 2014.0, "MME_Rate": 337.3, "ci_low": 264.7, "ci_high": 409.9}]}}
